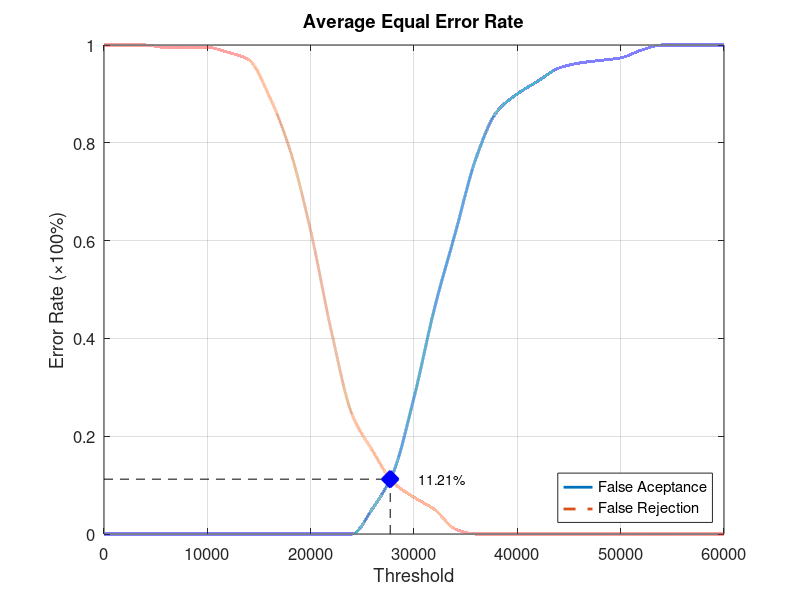
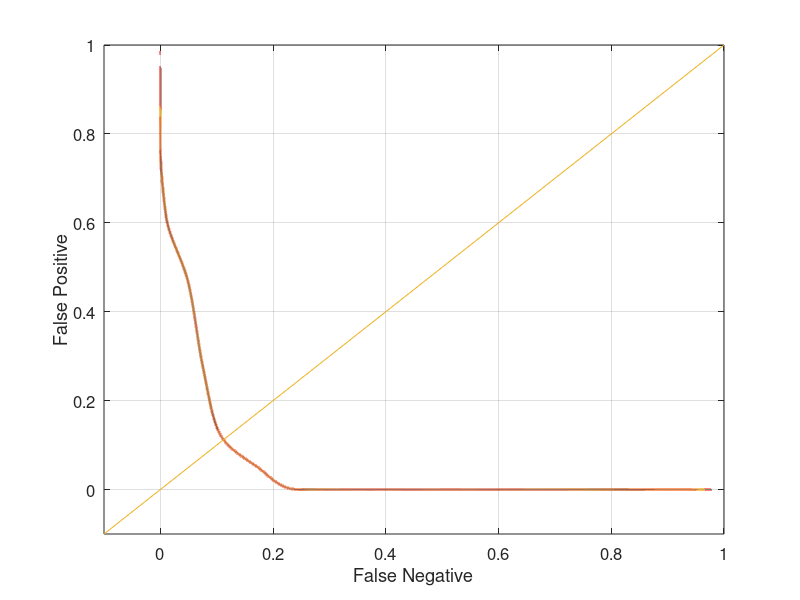

The MATLAB script that drew these images, in order:
function yEER = Database5_3
close all;
clear;
clc;
x = 0:2000:60000;
xq = 0:0.5:60000;

y0 = [0 0 0 0 0 0 0 0 0 0 0 0 0 0.0526316 0.126316 0.278947 0.463158 0.615789 0.768421 0.863158 0.9 0.926316 0.952632 0.963158 0.968421 0.973684 0.989474 1 1 1 1];
yy0 = interp1(x, y0, xq, 'pchip');
y1 = [1 1 1 0.995 0.995 0.995 0.985 0.97 0.895 0.785 0.62 0.415 0.245 0.17 0.105 0.075 0.05 0.01 0 0 0 0 0 0 0 0 0 0 0 0 0];
yy1 = interp1(x, y1, xq, 'pchip');

% Calculating EER: 
y2 = abs(y0 - y1);
find(y2 == min(y2))
yy2 = abs(yy0 - yy1);
xEER = find(yy2 == min(yy2));
xEERIndex = xq(xEER) % X-axis EER
yEER = yy0(xEER) % Y-axis EER

main = figure
plot(xq, yy0,'-','LineWidth', 2);	hold on
plot(xq, yy1,'--','LineWidth', 2);	hold on
plot([xEERIndex xEERIndex], [0 yEER], 'k--');	hold on
plot([0 xEERIndex], [yEER yEER], 'k--');	hold on
plot(xEERIndex, yEER, 'bx', 'LineWidth', 10);	hold on
text(xEERIndex + 10 * xEERIndex / 100, yEER, [num2str(round((10000 * yEER)) / 100) '%'])
legend('False Aceptance', 'False Rejection', 'Location', 'SouthEast')
xlabel('Threshold')
ylabel('Error Rate (\times100%)')
title('Average Equal Error Rate')
set(gca, 'FontSize', 12)
axis([0 60000 0 1])
grid on

print(main, 'Database5_3Main', '-dpng');
FNRxFPR = figure('Color', [1 1 1]);
plot(yy1, yy0, '-', yy1, yy0, 'LineWidth', 2);
hold on
y = -0.1:0.1:1
plot(y, y); 
set(gca, 'FontSize', 12)
xlabel('False Negative')
ylabel('False Positive')
axis([-0.1 1 -0.1 1])
set(gca, 'FontSize', 12)
grid on

print(FNRxFPR, 'Database5_3FNRxFPR','-dpng');
end
